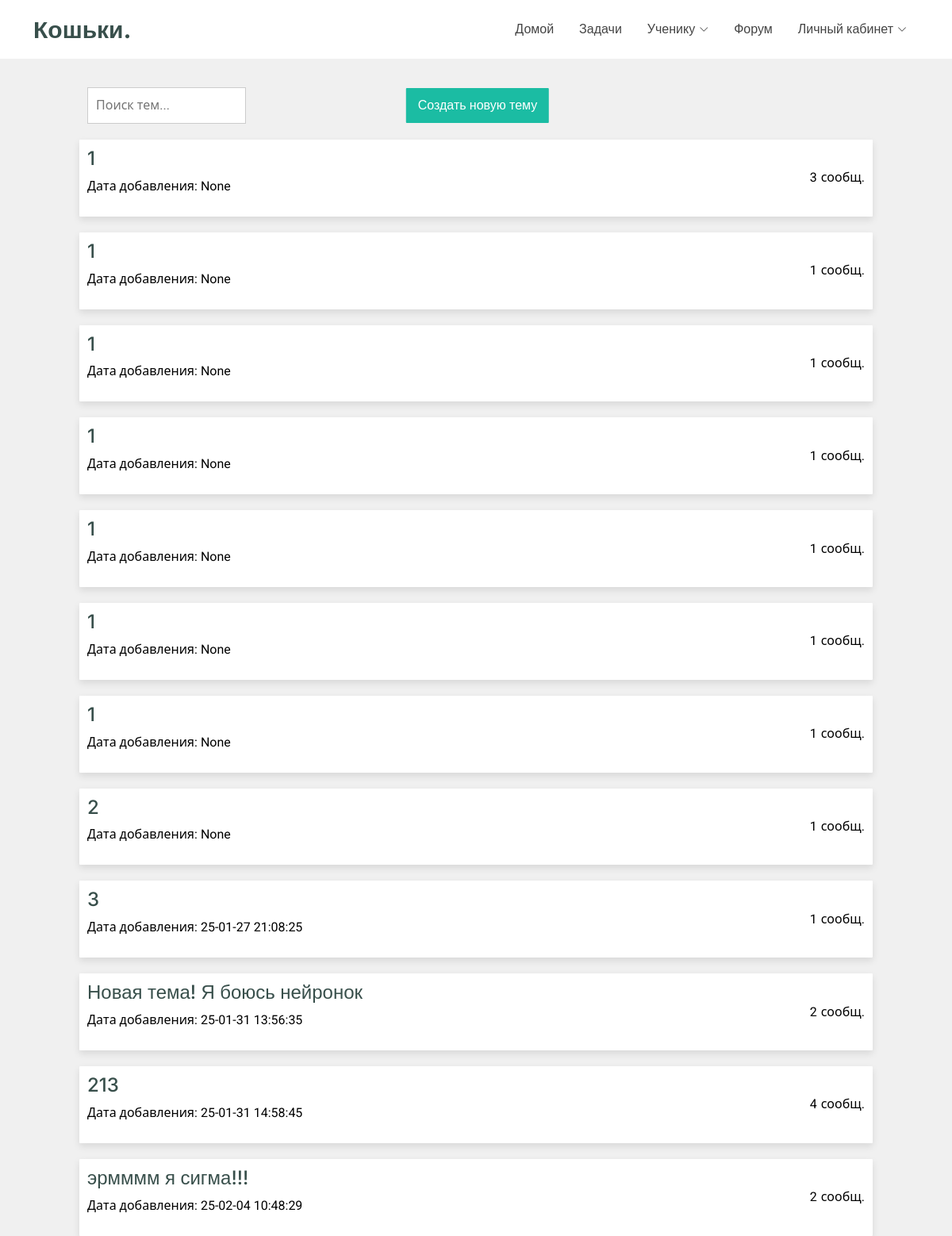
The app's page /forum/topics/all with its own data.
### tables this page shows
CREATE TABLE forum_discussions (discussion_id INT PRIMARY KEY, discussion_name VARCHAR (255), author_id INT REFERENCES users (user_id), messages_count INT, discussion_creation_time DATETIME);

### main.py (the view)
@app.route('/forum/topics/all', methods=['POST', 'GET'])
def forum_main_page():
    if request.method == 'GET':
        discussions = dr.get_discussions()
        print(discussions)
        return render_template("forum_main_page.html", discussions=discussions)
    if request.method == 'POST':
        info = request.form.to_dict()
        topic_id = dr.insert_new_topic(info)
        return redirect(url_for('forum_topic_page', topic_id=topic_id))

### database_requests.py (called while the page is built)
def sql_execute(sql_request):
    ret = cursor.execute(sql_request)
    return ret

def get_discussions():
    sql_req = f"""
        SELECT * FROM forum_discussions
    """
    return sql_execute(sql_req).fetchall()

### templates/forum_main_page.html (shortened to what this page needs)
<!DOCTYPE html>
<html lang="en" xmlns="http://www.w3.org/1999/html">
<head>
  <link href="{{ url_for('static', filename='vendor/bootstrap/css/bootstrap.min.css') }}" rel="stylesheet">
  <link href="{{ url_for('static', filename='vendor/bootstrap-icons/bootstrap-icons.css') }}" rel="stylesheet">
  <link href="{{ url_for('static', filename='vendor/aos/aos.css') }}" rel="stylesheet">
  <link href="{{ url_for('static', filename='vendor/glightbox/css/glightbox.min.css') }}" rel="stylesheet">
  <link href="{{ url_for('static', filename='vendor/swiper/swiper-bundle.min.css') }}" rel="stylesheet">
  <link href="{{ url_for('static', filename='/css/main.css') }}" rel="stylesheet">
</head>
<body class="forum-page">
  {% include 'header.html' %}
    <div class="btn-container">
      <button class="btn-primary" id="openModal">
          Создать новую тему
      </button>
      <input type="text" class="search-input" placeholder="Поиск тем...">
    </div>
    <div class="discussion-container">
      {% for d in discussions %}
        <a href="/forum/topics/{{ d[0] }}" class="discussion-item" style="color: black">
          <div class="left-section">
              <h4>{{ d[1] }}</h4>
              <p>Дата добавления: {{ d[4] }}</p>
          </div>
          <div class="message-count">
              <span class="count">{{ d[3] }}</span> <span class="label">сообщ.</span>
          </div>
        </a>
      {% endfor %}
    </div>
</body>
</html>

### static/css/main.css (style rules this page uses)
:root { --default-font: "Roboto", system-ui, -apple-system, "Segoe UI", Roboto, "Helvetica Neue", Arial, "Noto Sans", "Liberation Sans", sans-serif, "Apple Color Emoji", "Segoe UI Emoji", "Segoe UI Symbol", "Noto Color Emoji"; --heading-font: "Inter", sans-serif; --nav-font: "Poppins", sans-serif; }
:root { --background-color: #ffffff; --default-color: #444444; --heading-color: #384f4b; --accent-color: #1bbca3; --surface-color: #ffffff; --contrast-color: #ffffff; --incorrect-answer-color: #ff4040; --correct-answer-color: #acf273; --empty-answer-color: #c9c9c9; }
:root { --nav-color: #444444; --nav-hover-color: #1bbca3; --nav-mobile-background-color: #ffffff; --nav-dropdown-background-color: #ffffff; --nav-dropdown-color: #444444; --nav-dropdown-hover-color: #1bbca3; }
:root { scroll-behavior: smooth; }
body { color: var(--default-color); background-color: var(--background-color); font-family: var(--default-font); overflow-y: scroll; }
a { color: var(--accent-color); text-decoration: none; transition: 0.3s; }
h1, h2, h3, h4, h5, h6 { color: var(--heading-color); font-family: var(--heading-font); }
.btn-primary { padding: 10px 15px; margin-left: 2px; font-size: 16px; font-family: var(--nav-font); font-weight: 400; display: flex; align-items: center; justify-content: space-between; white-space: nowrap; color: var(--contrast-color); background-color: var(--nav-hover-color); border: none transition: background-color 0.3s; }

### templates/forum_main_page.html (style rules this page uses)
body { background-color: #f0f0f0; overflow-y: scroll; }
.discussion-item { display: flex; flex-direction: row; max-width: 1000px; margin: 20px auto 0; padding: 10px; background-color: white; border-radius: 1px; box-shadow: 0 4px 10px rgba(0, 0, 0, 0.1); }
.btn-container { display: flex; align-items: center; justify-content: space-between; max-width: 1000px; margin: 110px auto 0; position: relative }
.left-section { display: flex; flex-direction: column; }
.message-count { display: flex; margin-left: auto; align-items: center; }
.label { margin-left: 5px; }
.btn-primary { border: 0px; border-radius: 1px; position: absolute; left: 50%; transform: translateX(-50%); }
.search-input { margin-left: 10px; padding: 10px; border: 1px solid #ccc; width: 200px; }

### records on screen
forum_discussions: discussion_name "1", d "None", messages_count "3"
forum_discussions: discussion_name "1", d "None", messages_count "1"
forum_discussions: discussion_name "1", d "None", messages_count "1"
forum_discussions: discussion_name "1", d "None", messages_count "1"
forum_discussions: discussion_name "1", d "None", messages_count "1"
forum_discussions: discussion_name "1", d "None", messages_count "1"
forum_discussions: discussion_name "1", d "None", messages_count "1"
forum_discussions: discussion_name "2", d "None", messages_count "1"
forum_discussions: discussion_name "3", discussion_creation_time "25-01-27 21:08:25", messages_count "1"
forum_discussions: discussion_name "Новая тема! Я боюсь нейронок", discussion_creation_time "25-01-31 13:56:35", messages_count "2"
forum_discussions: discussion_name "213", discussion_creation_time "25-01-31 14:58:45", messages_count "4"
forum_discussions: discussion_name "эрмммм я сигма!!!", discussion_creation_time "25-02-04 10:48:29", messages_count "2"
